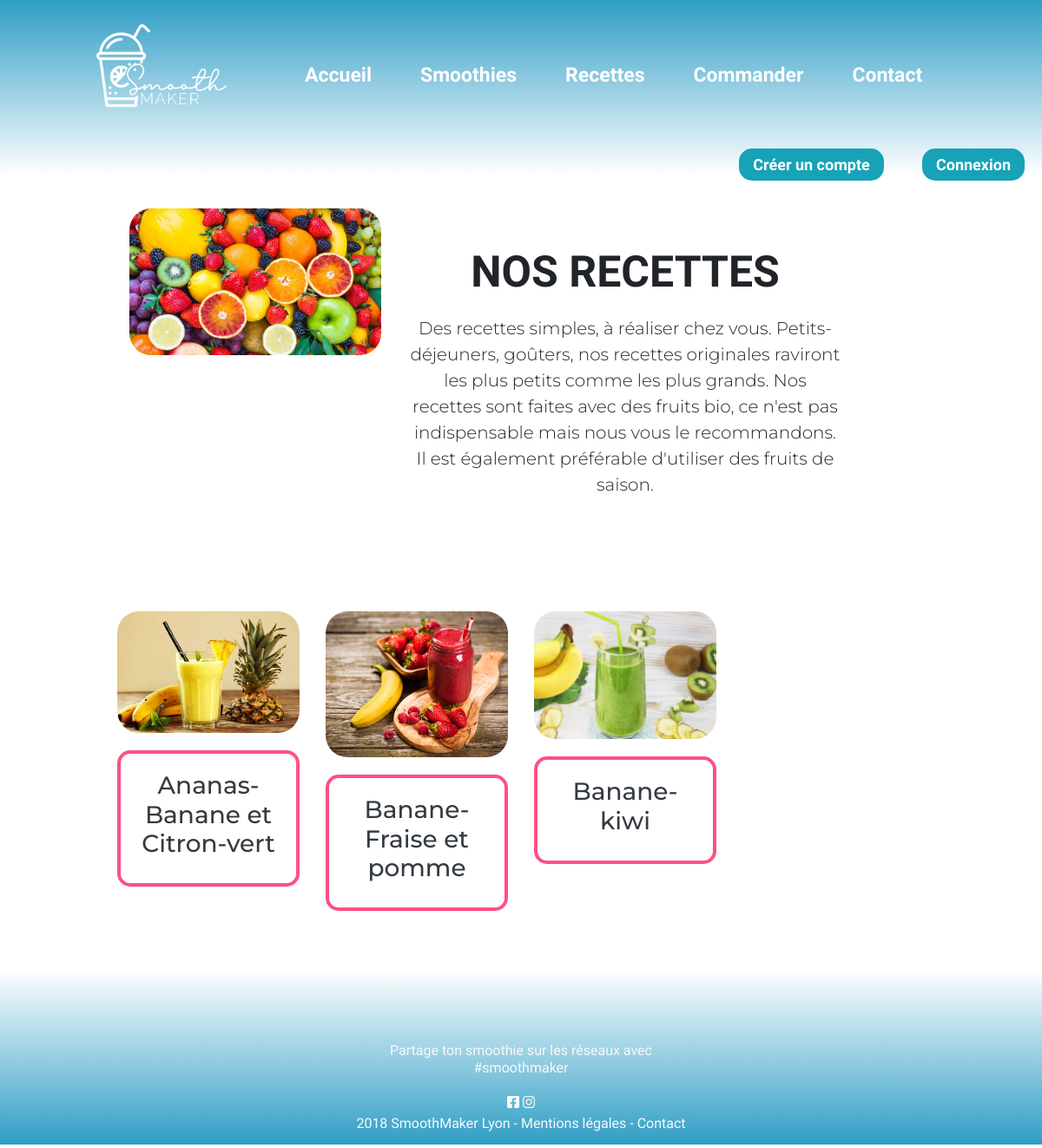
The page /index.php/recette on the database its author committed.
### tables this page shows
CREATE TABLE `Recette` (
  `Id` int(11) NOT NULL,
  `Name` varchar(50) NOT NULL,
  `Ingredients` varchar(255) NOT NULL,
  `Photo` varchar(50) NOT NULL,
  `Description` text NOT NULL
);

### library/MicroKernel.class.php (called while the page is built, shortened)
<?php
class MicroKernel
{
    private $applicationPath;
    private $configuration;
    private $controllerPath;
    public function __construct()
    {
        $this->applicationPath = realpath(ROOT_PATH.'/application');
        $this->configuration   = new Configuration();
        $this->controllerPath  = null;
    }
    public function bootstrap()
    {
        $this->configuration->load('database');
        $this->configuration->load('library');
        return $this;
    }
    public function loadClass($class)
    {
        $class = str_replace('\\', DIRECTORY_SEPARATOR, $class);
        if(substr($class, -10) == 'Controller')
        {
            $filename = "$this->controllerPath/$class.class.php";
        }
        else if(substr($class, -4) == 'Form')
        {
            $filename = "$this->applicationPath/forms/$class.class.php";
        }
        elseif(substr($class, -5) == 'Model')
        {
            $filename = "$this->applicationPath/models/$class.class.php";
        }
        else
        {
            $filename = "$this->applicationPath/classes/$class.class.php";
        }
    }
    public function run(FrontController $frontController)
    {
        try
        {
            $requestPath = $frontController->buildContext($this->configuration);
            $this->controllerPath = "$this->applicationPath/controllers$requestPath";
            $frontController->run();
            $frontController->renderView();
        }
        catch(Exception $exception)
        {
            ob_clean();
            $frontController->renderErrorView
            (
                implode('<br>',
                [
                    $exception->getMessage(),
                    "<strong>Fichier</strong> : ".$exception->getFile(),
                    "<strong>Ligne</strong> : ".$exception->getLine()
                ])
            );
        }
    }
}

### index.php (called while the page is built, shortened)
<?php
require_once 'library/Configuration.class.php';
require_once 'library/Database.class.php';
require_once 'library/FrontController.class.php';
require_once 'library/MicroKernel.class.php';
$microKernel = new MicroKernel();
$microKernel->bootstrap()->run(new FrontController());

### application/controllers/recette/RecetteController.class.php (called while the page is built)
<?php
class RecetteController
{
	public function httpGetMethod()
	{
            $userSession = new UserSession();
            $user_Id = $userSession->getUserId();
            $recetteModel = new RecetteModel();
            $recettes    = $recetteModel->listAll();
            $favoris = $recetteModel->favoris($user_Id);
            return
            [
                'flashBag' => new FlashBag(),
                'recettes'    => $recettes,
                'favoris' => $favoris
            ];
        }
}

### application/classes/UserSession.class.php (called while the page is built, shortened)
<?php
class UserSession
{
    public function getAdmin()
    {
        if($this->isAuthenticated() == false ) {
            return null;
        }
        return $_SESSION['user']['Admin'];
    }
	public function isAuthenticated()
	{
		return false;
	}
}

### library/Database.class.php (called while the page is built, shortened)
<?php
class Database
{
	private $pdo;
	public function __construct()
	{
		$configuration = new Configuration();
		$this->pdo = new PDO
		(
			$configuration->get('database', 'dsn'),
			$configuration->get('database', 'user'),
			$configuration->get('database', 'password')
		);
		$this->pdo->exec('SET NAMES UTF8');
		$this->pdo->setAttribute(PDO::ATTR_ERRMODE, PDO::ERRMODE_EXCEPTION);
	}
    public function query($sql, array $criteria = array())
    {
        $query = $this->pdo->prepare($sql);
        $query->execute($criteria);
        return $query->fetchAll(PDO::FETCH_ASSOC);
    }
}

### library/Configuration.class.php (called while the page is built, shortened)
<?php
class Configuration
{
	private static $registry;
	public function __construct()
	{
		if(Configuration::$registry === null)
		{
			Configuration::$registry = array();
		}
	}
	public function get($filename, $key, $defaultValue = null)
	{
		if(array_key_exists($filename, Configuration::$registry) === true)
		{
			if(array_key_exists($key, Configuration::$registry[$filename]) === true)
			{
				return Configuration::$registry[$filename][$key];
			}
		}
		return $defaultValue;
	}
	public function load($filename)
	{
		Configuration::$registry[$filename] = $config;
	}
}

### application/models/RecetteModel.class.php (called while the page is built, shortened)
<?php
class RecetteModel
{
    public function listAll()
    {
        $database = new Database();
        $sql = 'SELECT * FROM Recette';
        return $database->query($sql);
    }
}

### application/www/recette/RecetteView.phtml (the view, shortened to what this page needs)
<div class="container-fluid ">
<div class="row ">
		<div class="col-lg-4 col-md-12 col-sm-12  col-xs-12">
		    <img src="<?= $wwwUrl ?>/images/fruits.jpg" class="imgAccueil" alt="entete-recette">
		</div>
		<div class="jumbotron col-lg-7 col-md-12 col-sm-12 col-xs-12 text-center bg-transparent">
		    <h1 class="display-4 title Abhaya">NOS RECETTES</h1>
		     <p class="lead">Des recettes simples, à réaliser chez vous. Petits-déjeuners, goûters, nos recettes originales raviront les plus petits comme les plus grands.
		    Nos recettes sont faites avec des fruits bio, ce n'est pas indispensable mais nous vous le recommandons. Il est également préférable d'utiliser des fruits de saison.</p>
		</div>
        <?php foreach($recettes as $recette): ?>
        <div id = "boxRecette" class="recette col-lg-3 col-md-6 col-sm-12 col-xs-12">
            <a href="<?= $requestUrl ?>/recette/recettedetails?id=<?=$recette['Id']; ?>">
            <img class="newImg" id="imgRecette" src="<?= $wwwUrl ?>/images/<?= $recette['Photo']; ?>" alt="<?= $recette['Name']; ?>">
            <div id="recetteName">
            <h3 class="text-dark"><?= $recette['Name']; ?></h3></a>
            </div>
            </div>
            <?php endforeach; ?>

### library/FrontController.class.php (shortened to what this page needs)
<?php
class FrontController
{
    private $http;
    private $viewData;
    public function __construct()
    {
        $this->http = new Http();
        $this->viewData =
        [
            'template'  => null,
            'variables' =>
            [
                'requestUrl' => $_SERVER['SCRIPT_NAME'],
                'wwwUrl'     => str_replace('index.php', 'application/www', $_SERVER['SCRIPT_NAME'])
            ]
        ];
    }
    public function buildContext(Configuration $configuration)
    {
        $filters = $configuration->get('library', 'intercepting-filters', array());
        foreach($filters as $filterName)
        {
            $filter = new $filterName();
            if ($filter instanceof InterceptingFilter)
            {
                $this->viewData['variables'] = array_merge
                (
                    $this->viewData['variables'],
                    (array) $filter->run($this->http, $_GET, $_POST)
                );
            }
        }
        return $this->http->getRequestPath();
    }
    public function renderView()
    {
        $this->viewData['template'] = WWW_PATH.
            $this->http->getRequestPath().DIRECTORY_SEPARATOR.
            $this->http->getRequestFile().'View.phtml';
        extract($this->viewData['variables'], EXTR_OVERWRITE);
        if(array_key_exists('_raw_template', $this->viewData['variables']) == true)
        {
            unset($this->viewData['variables']['_raw_template']);
            include $this->viewData['template'];
        }
        else
        {
            include WWW_PATH.'/LayoutView.phtml';
        }
    }
    public function run()
    {
        $controller = new $controllerClass();
        if($this->http->getRequestMethod() == 'GET')
        {
            $fields = $_GET;
            $method = 'httpGetMethod';
        }
        else
        {
            $fields = $_POST;
            $method = 'httpPostMethod';
        }
        $this->viewData['variables'] = array_merge
        (
            $this->viewData['variables'],
            (array) $controller->$method($this->http, $fields)
        );
    }
}

### application/www/LayoutView.phtml (shortened to what this page needs)
<!DOCTYPE html>
<html>
<head>
    <link rel="stylesheet" href="https://use.fontawesome.com/releases/v5.8.2/css/all.css">
    <link rel="stylesheet" href="<?= $wwwUrl ?>/css/font-awesome-4.3.0.min.css">
    <link rel="stylesheet" href="<?= $wwwUrl ?>/css/ui-button.css">
    <link rel="stylesheet" href="<?= $wwwUrl ?>/css/ui-form.css">
    <link rel="stylesheet" href="<?= $wwwUrl ?>/css/ui-table.css">
    <link rel="stylesheet" href="<?= $wwwUrl ?>/css/bootstrap-reboot.min.css">
    <link rel="stylesheet" href="<?= $wwwUrl ?>/css/bootstrap-grid.min.css">
    <link rel="stylesheet" href="<?= $wwwUrl ?>/css/bootstrap.min.css">
     <link rel="stylesheet" href="<?= $wwwUrl ?>/css/theme.css">
     <link rel="stylesheet" href="<?= $wwwUrl ?>/css/main.css">
</head>
<body>
    <header>
    <div class="container-fluid">
        <div class="row">
            <nav class="navbar navbar-expand-lg navbar-dark bg-transparent">
                <div class="col-3">
                    <a href="<?= $requestUrl ?>">
                        <img id= "logo" src="<?= $wwwUrl ?>/images/logoblanc.png" width="150px" alt="smoothmaker">
                    </a>
                </div>
                <div class="collapse navbar-collapse col-6 text-right" id="navbarNavAltMarkup">
                    <div class="navbar-nav">
                        <a class="nav-item nav-link active Abhaya nav-size" href="<?= $requestUrl ?>">Accueil<span class="sr-only">(current)</span></a>
                        <a class="nav-item nav-link active Abhaya nav-size" href="<?= $requestUrl ?>/produits">Smoothies</a>
                        <a class="nav-item nav-link active Abhaya nav-size" href="<?= $requestUrl ?>/recette">Recettes</a>
                        <?php if($userSession->getAdmin() == 1): ?>
                            <a class="nav-item nav-link active Abhaya nav-size" href="<?= $requestUrl ?>/order">Commander</a>
                        <?php elseif($userSession->isAuthenticated() == true): ?>
                            <a class="nav-item nav-link active Abhaya nav-size" href="<?= $requestUrl ?>/order">Commander</a>
                        <?php else: ?>
                            <a class="nav-item nav-link active Abhaya nav-size" href="<?= $requestUrl ?>/order">Commander</a>
                        <?php endif; ?>
                        <a class="nav-item nav-link active Abhaya nav-size" href="<?= $requestUrl ?>/contact">Contact</a>
                    </div>
                </div>
            </nav>
        </div>
        <div class="row" id="btnUser">
        <div class="text-right secondNav">
            <?php if($userSession->getAdmin() == 1): ?>
                <a class="nav-item nav-link active Abhaya nav-size bg-info btnNav d-inline" href="<?= $requestUrl ?>/admin">Administration</a>
                <a class="nav-item nav-link active Abhaya nav-size bg-info btnNav d-inline" href="<?= $requestUrl ?>/admin/Meal">Produit</a>
                <a class="nav-item nav-link active Abhaya nav-size bg-info btnNav d-inline" href="<?= $requestUrl ?>/user/logout">Déconnexion</a>
            <?php else: ?>
                <a class="nav-item nav-link active Abhaya nav-size bg-info btnNav d-inline" href="<?= $requestUrl ?>/user">Créer un compte</a>
                <a class="nav-item nav-link active Abhaya nav-size bg-info btnNav d-inline" href="<?= $requestUrl ?>/user/login">Connexion</a>
            <?php endif; ?>
        </div>
        </div>
    </header>
    <main>
        <?php include $this->viewData['template']; ?>
    </main>
    <div>
    <footer>
        <div class="container bg-transparent">
            <div class="row">
                <p class="text-light mx-auto textfoot Abhaya" id="pfoot">Partage ton smoothie sur les réseaux avec</p>
                </div>
                <div class="row">
                <p class="text-light mx-auto textfoot1 Abhaya" id="pfoot">#smoothmaker</p>
                </div>
                <div class="row ">
                <div class="mx-auto">
                 <i class="fab fa-facebook-square text-light"></i>
                 <i class="fab fa-instagram text-light"></i>
                 </div>
                 </div>
                 <div class="row ">
                 <p class="text-light mx-auto Abhaya" id="pfootsmall">2018 SmoothMaker Lyon - Mentions légales - Contact</p>
                 </div>
            </div>
        </div>
</body>
</html>

### application/www/css/theme.css (style rules this page uses)
main { margin: 0 10%; }
header { width: 100%; height: 200px; background: linear-gradient(180deg, #FFFFFF 0%, rgba(7, 118, 133, 0.48) 0%, rgba(255, 255, 255, 0.984375) 100%), rgba(0, 163, 255, 0.67); }
nav { width: 100%; z-index: 2; }
footer { width: 100%; height: 200px; background: linear-gradient(to top, #FFFFFF 0%, rgba(7, 118, 133, 0.48) 0%, rgba(255, 255, 255, 0.984375) 100%), rgba(0, 163, 255, 0.67); }
a { text-decoration: none; }
.row { flex-direction: row; }
.Abhaya { font-family: 'Abhaya Libre', serif; }
body { font-family: 'Montserrat', sans-serif; }
.secondNav { width: 100%; }
.nav-size { font-style: normal; font-weight: 800; font-size: 23px; line-height: 35px; }
.btnNav { font-size: 18px; border-radius: 15px; color: white; z-index: 3; }
.title { font-style: normal; font-weight: 800; font-size: 50px; line-height: 59px; margin-bottom: 20px; }
.nav-item { margin: 20px; }
#logo { margin: 20px 0 40px 80px; }
.textfoot { margin-top: 100px; }
.textfoot1 { margin-top: -20px; }
.imgAccueil { width: 100%; margin-top:20px; margin-left: 5%; border-radius:25px; }
#imgRecette { width: 100%; border-radius: 25px; }
#recetteName { margin-top: 20px; text-align: center; border : 4px solid #FD5182; box-sizing: border-box; border-radius: 15px; padding: 20px; }
#boxRecette { margin: 2% 0; }
* { box-sizing: border-box; }
.nav-item { font-family: 'Abhaya Libre', serif; }
#pfoot { font-family: 'Abhaya Libre', serif; }
.textfoot { margin-top: 80px; }

### application/www/css/main.css (style rules this page uses)
header { width: 100%; height: 200px; background: linear-gradient(180deg, #FFFFFF 0%, rgba(7, 118, 133, 0.48) 0%, rgba(255, 255, 255, 0.984375) 100%), rgba(0, 163, 255, 0.67); }
.container { margin-top: -200px; }
footer { margin-top: 250px; }

### rows shown on the page
recette: Photo (picture), Name "Ananas-Banane et Citron-vert"
recette: Photo (picture), Name "Banane-Fraise et pomme"
recette: Photo+Name (picture), Name "Banane-kiwi"
